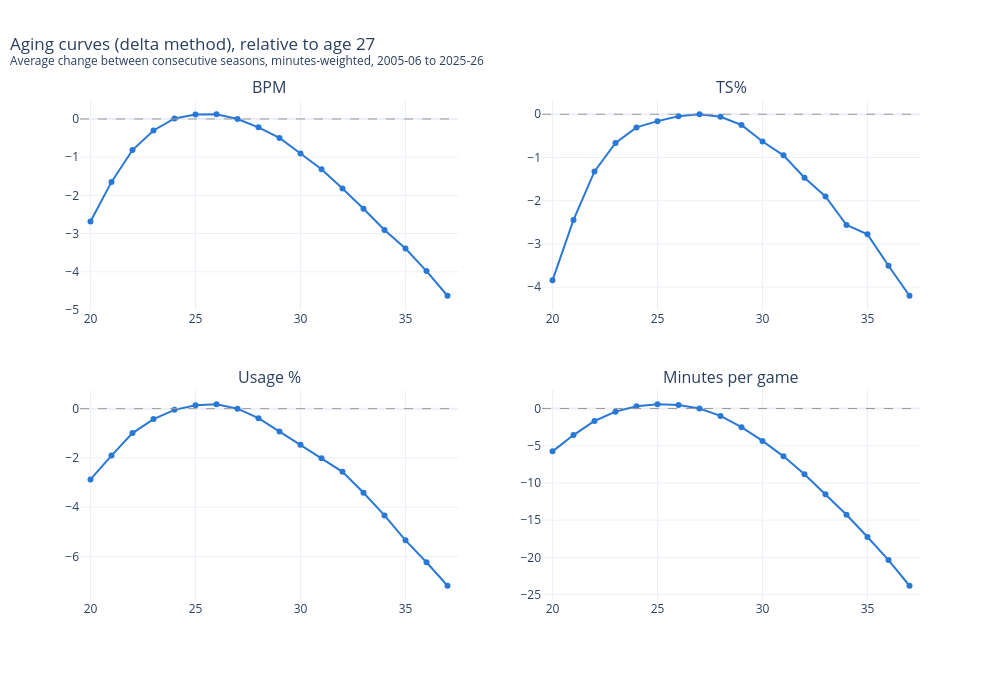

Write notebook code for a chart like this one.
### Markdown cell above
## Aging curves

### Code cell
plot_age_curves(age_curves(seasons, before=2027),
                {"bpm": "BPM", "ts_pct": "TS%", "usg_pct": "Usage %",
                 "mp_per_g": "Minutes per game"}).show()

### Figure 1 — Plotly figure (JSON) as saved in the notebook; plotly's stock layout.template omitted (floating-point values rounded to 4 significant figures)
{"data": [{"hovertemplate": "<b>BPM</b><br>Age %{x}: %{y:+.2f} vs. age 27<extra></extra>", "line": {"color": "#2a78d6", "width": 2}, "marker": {"color": "#2a78d6", "size": 6}, "mode": "lines+markers", "showlegend": false, "type": "scatter", "x": [20, 21, 22, 23, 24, 25, 26, 27, 28, 29, 30, 31, 32, 33, 34, 35, 36, 37], "xaxis": "x", "y": [-2.683, -1.647, -0.8138, -0.3017, 0.01393, 0.117, 0.1236, 0.0, -0.2179, -0.4955, -0.9025, -1.314, -1.823, -2.351, -2.908, -3.39, -3.983, -4.628], "yaxis": "y"}, {"hovertemplate": "<b>TS%</b><br>Age %{x}: %{y:+.2f} vs. age 27<extra></extra>", "line": {"color": "#2a78d6", "width": 2}, "marker": {"color": "#2a78d6", "size": 6}, "mode": "lines+markers", "showlegend": false, "type": "scatter", "x": [20, 21, 22, 23, 24, 25, 26, 27, 28, 29, 30, 31, 32, 33, 34, 35, 36, 37], "xaxis": "x2", "y": [-3.843, -2.445, -1.323, -0.6631, -0.3037, -0.1593, -0.0474, 0.0, -0.05683, -0.2485, -0.6318, -0.9505, -1.467, -1.902, -2.562, -2.779, -3.506, -4.199], "yaxis": "y2"}, {"hovertemplate": "<b>Usage %</b><br>Age %{x}: %{y:+.2f} vs. age 27<extra></extra>", "line": {"color": "#2a78d6", "width": 2}, "marker": {"color": "#2a78d6", "size": 6}, "mode": "lines+markers", "showlegend": false, "type": "scatter", "x": [20, 21, 22, 23, 24, 25, 26, 27, 28, 29, 30, 31, 32, 33, 34, 35, 36, 37], "xaxis": "x3", "y": [-2.876, -1.905, -0.993, -0.4237, -0.04872, 0.1349, 0.1787, 0.0, -0.3866, -0.9307, -1.466, -2.011, -2.567, -3.416, -4.335, -5.35, -6.24, -7.193], "yaxis": "y3"}, {"hovertemplate": "<b>Minutes per game</b><br>Age %{x}: %{y:+.2f} vs. age 27<extra></extra>", "line": {"color": "#2a78d6", "width": 2}, "marker": {"color": "#2a78d6", "size": 6}, "mode": "lines+markers", "showlegend": false, "type": "scatter", "x": [20, 21, 22, 23, 24, 25, 26, 27, 28, 29, 30, 31, 32, 33, 34, 35, 36, 37], "xaxis": "x4", "y": [-5.756, -3.569, -1.676, -0.4242, 0.3123, 0.5691, 0.4685, 0.0, -0.9964, -2.51, -4.359, -6.427, -8.825, -11.52, -14.28, -17.26, -20.36, -23.81], "yaxis": "y4"}], "layout": {"annotations": [{"font": {"size": 16}, "showarrow": false, "text": "BPM", "x": 0.225, "xanchor": "center", "xref": "paper", "y": 1.0, "yanchor": "bottom", "yref": "paper"}, {"font": {"size": 16}, "showarrow": false, "text": "TS%", "x": 0.775, "xanchor": "center", "xref": "paper", "y": 1.0, "yanchor": "bottom", "yref": "paper"}, {"font": {"size": 16}, "showarrow": false, "text": "Usage %", "x": 0.225, "xanchor": "center", "xref": "paper", "y": 0.42, "yanchor": "bottom", "yref": "paper"}, {"font": {"size": 16}, "showarrow": false, "text": "Minutes per game", "x": 0.775, "xanchor": "center", "xref": "paper", "y": 0.42, "yanchor": "bottom", "yref": "paper"}], "height": 680, "hoverlabel": {"bgcolor": "white"}, "shapes": [{"line": {"color": "#9a9a9a", "dash": "dash", "width": 1}, "type": "line", "x0": 0, "x1": 1, "xref": "x domain", "y0": 0, "y1": 0, "yref": "y"}, {"line": {"color": "#9a9a9a", "dash": "dash", "width": 1}, "type": "line", "x0": 0, "x1": 1, "xref": "x2 domain", "y0": 0, "y1": 0, "yref": "y2"}, {"line": {"color": "#9a9a9a", "dash": "dash", "width": 1}, "type": "line", "x0": 0, "x1": 1, "xref": "x3 domain", "y0": 0, "y1": 0, "yref": "y3"}, {"line": {"color": "#9a9a9a", "dash": "dash", "width": 1}, "type": "line", "x0": 0, "x1": 1, "xref": "x4 domain", "y0": 0, "y1": 0, "yref": "y4"}], "title": {"text": "Aging curves (delta method), relative to age 27<br><sup>Average change between consecutive seasons, minutes-weighted, 2005-06 to 2025-26</sup>", "x": 0.01}, "width": 1000, "xaxis": {"anchor": "y", "domain": [0.0, 0.45], "range": [19.5, 37.5]}, "xaxis2": {"anchor": "y2", "domain": [0.55, 1.0], "range": [19.5, 37.5]}, "xaxis3": {"anchor": "y3", "domain": [0.0, 0.45], "range": [19.5, 37.5]}, "xaxis4": {"anchor": "y4", "domain": [0.55, 1.0], "range": [19.5, 37.5]}, "yaxis": {"anchor": "x", "domain": [0.58, 1.0]}, "yaxis2": {"anchor": "x2", "domain": [0.58, 1.0]}, "yaxis3": {"anchor": "x3", "domain": [0.0, 0.42]}, "yaxis4": {"anchor": "x4", "domain": [0.0, 0.42]}}}
